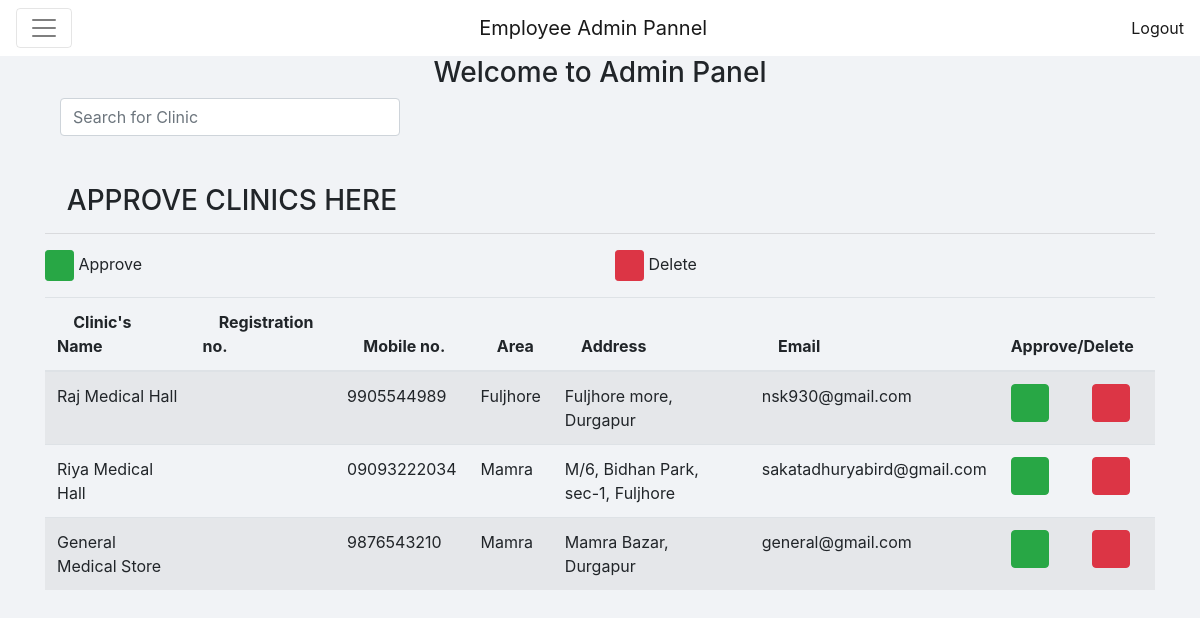
The page /masteradmin/index.php?clinic=clinic (signed in) on the database its author committed.
### tables this page shows
CREATE TABLE `clinic` (
  `id` int(11) NOT NULL,
  `shopname` text NOT NULL,
  `mobile` text NOT NULL,
  `regno` text NOT NULL,
  `area` text NOT NULL,
  `city` text NOT NULL,
  `address` text NOT NULL,
  `openhours` text NOT NULL,
  `status` int(1) NOT NULL,
  `token` text NOT NULL,
  `verified` int(11) NOT NULL,
  `email` text NOT NULL,
  `password` text NOT NULL,
  `image` text NOT NULL
);

### masteradmin/sidebar/clinic.php (the view, shortened to what this page needs)
<div class="row">
              <div class="container-fluid">
                  <div class="content-panel">
                <div class="col-sm-4">
                  <input class="form-control" type="text" placeholder="Search for Clinic" id="myInput" onkeyup="myFunction()" title="Type in a name">
                <br>
                  </div>
                      <table class="table table-striped table-advance table-hover" id="myTable">
                              <br><h3><i class="fa fa-angle-right"></i>APPROVE CLINICS HERE</h3>
                              <hr>
                              <div class="row">
<p class="col"><button class="btn btn-success btn-sm ml-2 ml-sm-0"><i class="fa fa-check-circle"></i></button> Approve</p>
<p class="col"><button class="btn btn-danger btn-sm ml-1 ml-sm-0"><i class="fas fa-trash"></i></button> Delete</p>
</div>
                          <thead>
                          <tr>
                                  <th><i class="fa fa-question-circle"></i> Clinic's Name</th>
								  <th><i class="fa fa-question-circle"></i> Registration no.</th>
								  <th><i class="fas fa-user-circle"></i> Mobile no.</th>
								  <th><i class="far fa-sticky-note"></i> Area</th>
								  <th><i class="fas fa-image"></i> Address</th>
								  <th><i class="fas fa-image"></i> Email</th>
                                  <th><i class=" fa fa-edit"></i> Approve/Delete</th>
                          </tr>
                          </thead>
                          <tbody>
<?php
$sql = "select * from clinic where city='$city' and status=0";
$result = $conn->query($sql);
      while(    $row = $result->fetch_assoc())
      {
          $id=$row['id'];
          $shopname=$row['shopname'];
          $mobile=$row['mobile'];
          $regno=$row['regno'];
          $area=$row['area'];
          $address=$row['address'];
          $email=$row['email'];
?>
 <tr>
    <td><?php echo $shopname;?></td>
    <td><?php echo $regno;?></td>
    <td><?php echo $mobile;?></td>
    <td><?php echo $area;?></td>
    <td><?php echo $address;?></td>
    <td><?php echo $email;?></td>
    <td>
        <div class="row">
        <div class="col-6">
        <a href="approveclinic.php?approve=<?php echo $id;?>"> <button class="btn btn-success btn-md"><i class="far fa-check-circle"></i></button></a>
        </div>
      <div class="col-6">
        <button class="btn btn-danger btn-xs" data-toggle="modal" data-target="#exampleModal<?php echo $id;?>"><i class="fas fa-trash"></i></button>
         </div>
      </div>
   </td>
</tr>
<?php
      }
  ?>
</tbody>
                      </table>
                  </div>
              </div>
          </div>

### masteradmin/css/shop-homepage.css (style rules this page uses)
body { padding-top: 56px; background-color: #F1F3F6; }

### masteradmin/css/menu.css (style rules this page uses)
html, body { overflow-x: hidden; }

### rows shown on the page
clinic: shopname "Raj Medical Hall", mobile "9905544989", area "Fuljhore", address "Fuljhore more, Durgapur", email "nsk930@gmail.com"
clinic: shopname "Riya Medical Hall", mobile "09093222034", area "Mamra", address "M/6, Bidhan Park, sec-1, Fuljhore", email "sakatadhuryabird@gmail.com"
clinic: shopname "General Medical Store", mobile "9876543210", area "Mamra", address "Mamra Bazar, Durgapur", email "general@gmail.com"
